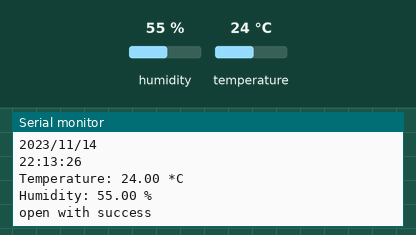
Simulated run of this sketch. Board: Arduino Uno, built with avr-gcc and run on an emulated ATmega328P. Parts: the last lines printed to the serial monitor. Inputs (shaded band) come from the test bench; at power-on: humidity 55 %, temperature 24 °C. The local clock reads 2024-03-15 10:24:30 at power-on unless the sketch sets it; storage starts empty.

Above: at 7.8 s.
7.9 s: humidity set to 22 %
At 12.9 s:
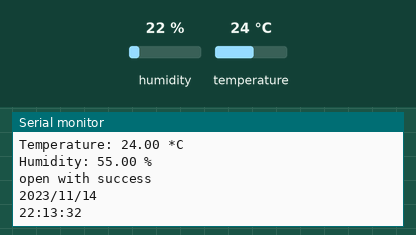
15.0 s: temperature set to 12 °C
At 20.4 s:
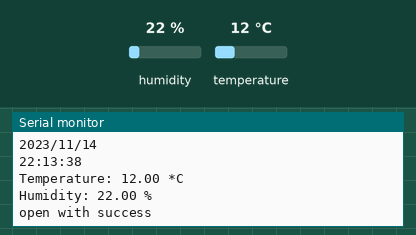
22.1 s: humidity set to 40 %
At 26.2 s:
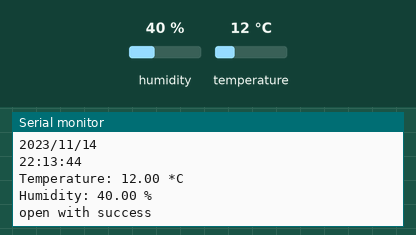
Timing chart, 0 to 27.7 s (numbered marks = the images above; inputs shaded):
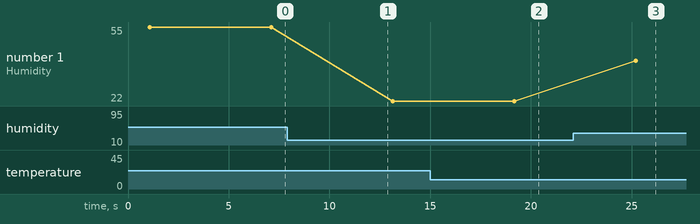

The sketch:

AJ_TEMP_LOGGER.ino
```cpp
//including libraries

#include<DHT.h>  // for temp dht22 sensor
#include<SPI.h>  // for SD card module
#include<SD.h>    // for SD card
#include<RTClib.h>  // for real time clock

//defining the dht sensor
#define DHTTYPE DHT22
#define DHTPIN 2  // data for dht22 sen

DHT dht(DHTPIN,DHTTYPE); // initializing the dht sensor

const int chipSelect = 4; // cs for the sd card module


File Temp; // Creating file for the data

RTC_DS1307 rtc; // now declaring the real time clock

void setup() {

  dht.begin();  //initialize the DHT sensor
  Serial.begin(9600); //initialize Serial monitor

  // setup for the real time clock
  while(!Serial);
    if(! rtc.begin()) {
      Serial.println("Couldn't detect RTC");
      while (1);
    }
    else {
      rtc.adjust(DateTime(F(__DATE__), F(__TIME__))); // setting the RTC to the date & time this sketch was compiled
    }
    if(! rtc.isrunning()) {
      Serial.println("RTC is Not running!");
    }

  // setup for the SD card
  Serial.print("Initializing SD card.....");

  if(!SD.begin(chipSelect)) {
    Serial.println("initialization failed!");
    return;
  }
  Serial.println("initialization completed.");


  Temp=SD.open("DATA.txt", FILE_WRITE);  //opening file

 // writing to file
  if (Temp) {
    Serial.println("File opened ");
    // print the headings for our data
    Temp.println("Date,Time,Temperature ºC,Humidity %");
  }
  Temp.close();
}

void loggingTime() {
  DateTime now = rtc.now();
  Temp = SD.open("DATA.txt", FILE_WRITE);
  if (Temp) {
    Temp.print(now.year(), DEC);
    Temp.print('/');
    Temp.print(now.month(), DEC);
    Temp.print('/');
    Temp.print(now.day(), DEC);
    Temp.print(',');
    Temp.print(now.hour(), DEC);
    Temp.print(':');
    Temp.print(now.minute(), DEC);
    Temp.print(':');
    Temp.print(now.second(), DEC);
    Temp.print(",");
  }
  Serial.print(now.year(), DEC);
  Serial.print('/');
  Serial.print(now.month(), DEC);
  Serial.print('/');
  Serial.println(now.day(), DEC);
  Serial.print(now.hour(), DEC);
  Serial.print(':');
  Serial.print(now.minute(), DEC);
  Serial.print(':');
  Serial.println(now.second(), DEC);
  Temp.close();
  delay(1000);
}

void loggingTemperature() {
  // Read temperature as Celsius and humidity in %
  float t = dht.readTemperature();
  float h = dht.readHumidity();
  // Check if any reading failed (to try again).

  if  (isnan(t)|| isnan(h)) {
    Serial.println("Failed to read from DHT sensor!");
    return;
  }

  Serial.print("Temperature: ");
  Serial.print(t);
  Serial.println(" *C");
  Serial.print("Humidity: ");
  Serial.print(h);
  Serial.println(" %");

  Temp = SD.open("DATA.txt", FILE_WRITE);
  if (Temp) {
    Serial.println("open with success");
    Temp.print(t);
    Temp.println(",");
  }
  Temp.close();
}

void loop() {
  loggingTime();
  loggingTemperature();
  delay(5000);
}
```

Measured:
- after the input at 15.0 s, the serial monitor: prints a new line after 4.1 s (image 2)
- after the input at 22.1 s, the serial monitor: prints a new line after 3.1 s (image 3)
- plotted number 1: 22 → 40 after the input at 22.1 s
